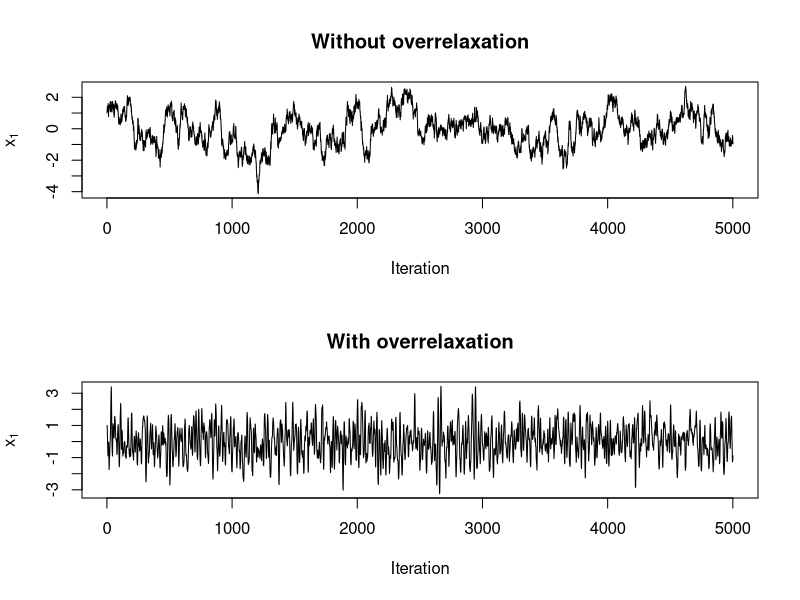
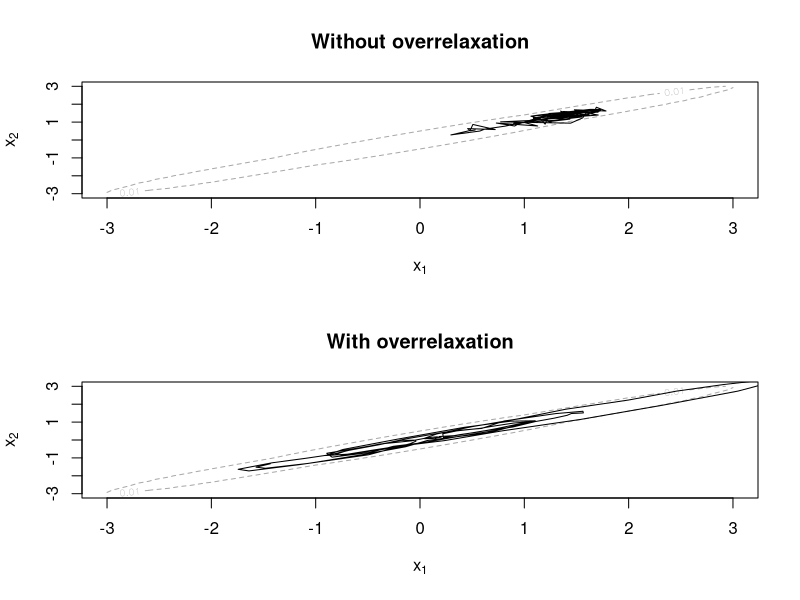

Generate these figures, in order, with R:
overrelaxGibbs <- function(rho= 0.99, alpha = -0.9, nIter=1000){
	
	x1 = rep(NA, nIter)
	x2 = rep(NA, nIter)
	
	x1[1] = 1
	x2[1] = 1


	x1.or = rep(NA, nIter)
	x2.or = rep(NA, nIter)
	
	x1.or[1] = 1
	x2.or[1] = 1
	
	for(i in 1:nIter){
		x1[i+1] = rnorm(1, rho*x2[i], sqrt(1-rho^2))
		x2[i+1] = rnorm(1, rho*x1[i+1], sqrt(1-rho^2))
		x1.or[i+1] = rho*x2.or[i] + alpha*(x1.or[i] - rho*x2.or[i])+sqrt(1-rho^2)*sqrt(1-alpha^2)*rnorm(1)
		x2.or[i+1] = rho*x1.or[i+1] + alpha*(x2.or[i] - rho*x1.or[i+1])+sqrt(1-rho^2)*sqrt(1-alpha^2)*rnorm(1)
		}
	
	return(list(x1=x1, x2=x2, x1.or = x1.or, x2.or=x2.or))
	
	}
	
	
res = overrelaxGibbs(nIter=5000)	


par(mfrow=c(2, 1))

plot(res$x1, type='l', ylab=expression(x[1]), xlab='Iteration', main='Without overrelaxation')

plot(res$x1.or, type='l', ylab=expression(x[1]), xlab='Iteration', main='With overrelaxation')



library(mvtnorm)

mu = c(0, 0)
sig = diag(2)
sig[1, 2] = 0.99
sig[2, 1] = 0.99
x=seq(-3, 3, .2)
y=seq(-3, 3, .2)

model <- function(a, b){dmvnorm(cbind(a, b), mu, sig)}
z = outer(x, y, model)

par(mfrow=c(2, 1))
contour(x, y, z, levels=0.01, main='Without overrelaxation', lty=2, col='darkgray', xlab=expression(x[1]), ylab=expression(x[2]))
lines(res$x1[1:100], res$x2[1:100])

contour(x, y, z, levels=0.01, main='With overrelaxation', lty=2, col='darkgray', xlab=expression(x[1]), ylab=expression(x[2]))
lines(res$x1.or[1:100], res$x2.or[1:100])
